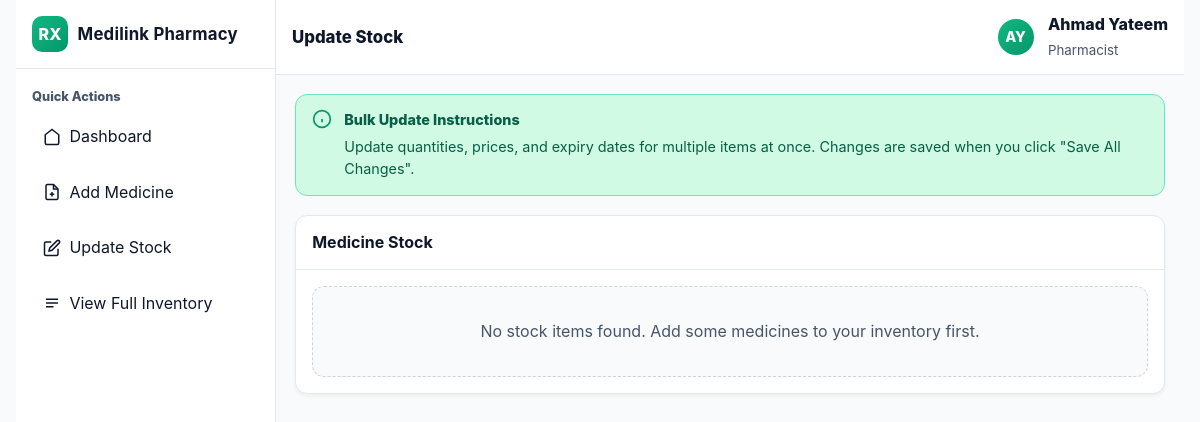
Before: /accounts/pharmacy/update-stock/ (signed in) with the older database file.
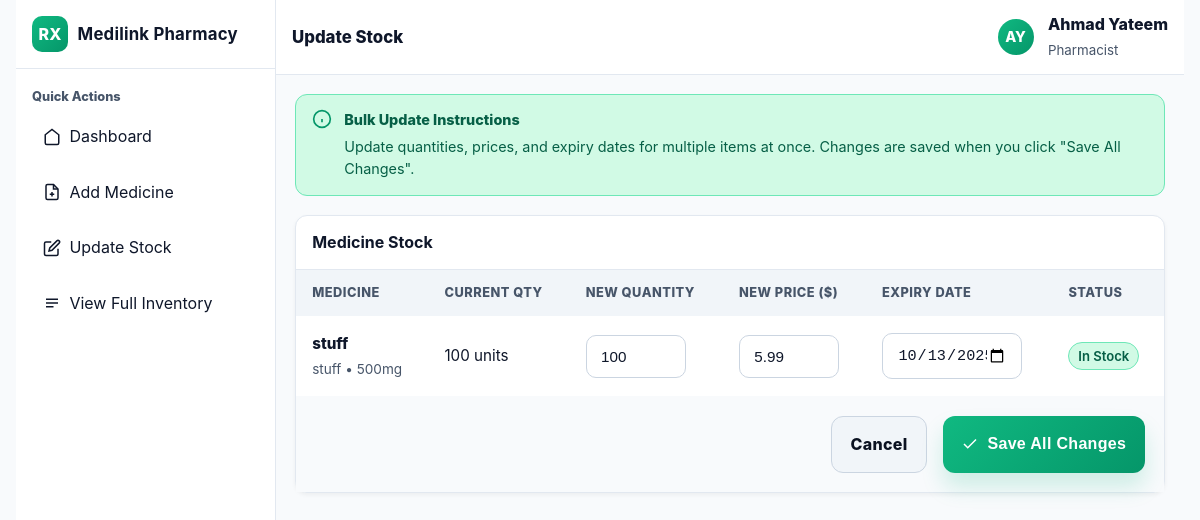
After: the same page with the newer database file.
### accounts/models.py (models this page shows, shortened)
class Stock(models.Model):
    pharmacy = models.ForeignKey(Pharmacy, on_delete=models.CASCADE, related_name="stocks")
    medicine = models.ForeignKey(Medicine, on_delete=models.CASCADE, related_name="stocks")
    expiry_date = models.DateField()
    price = models.DecimalField(max_digits=10, decimal_places=2, validators=[MinValueValidator(0)])
    quantity = models.IntegerField(validators=[MinValueValidator(0)])
    class Meta:
        unique_together = ("pharmacy", "medicine", "expiry_date")

class Medicine(models.Model):
    name = models.CharField(max_length=140)
    dosage_form = models.CharField(max_length=80)
    strength = models.CharField(max_length=80)
    description = models.TextField(blank=True)
    class Meta:
        constraints = [
            models.UniqueConstraint(
                fields=["name", "strength", "dosage_form"],
                name="uq_medicine_name_strength_form",
            )
        ]

### accounts/views.py (the view, shortened to what this page needs)
# urls.py: path('pharmacy/update-stock/', views.update_stock, name='update_stock'),
@login_required
def update_stock(request):
    if request.user.role != User.Role.PHARMACY:
        return render(request, 'accounts/error.html', {
            'message': 'This page is for pharmacies only.'
        })
    try:
        pharmacy = request.user.pharmacy
    except Pharmacy.DoesNotExist:
        pharmacy = Pharmacy.objects.create(
            pharmacy_id=request.user,
            license_number=None,
            address=''
        )
    stocks = Stock.objects.filter(pharmacy=pharmacy).select_related('medicine').order_by('medicine__name')
    all_medicines = Medicine.objects.all().order_by('name')
    return render(request, 'accounts/update_stock.html', {
        'stock_items': stocks,
        'stocks': stocks,
        'all_medicines': all_medicines,
        'pharmacy_name': pharmacy.pharmacy_id.name,
        'pharmacist_name': 'Ahmad Yateem',
    })

### accounts/templates/accounts/update_stock.html (shortened to what the changed rows need)
{% load static %}
<!DOCTYPE html>
<html lang="en">
<head>
  <link rel="stylesheet" href="{% static 'css/styles.css' %}">
</head>
<body>
  <div class="app">
    <aside class="sidebar">
      <div class="brand">
        <h1>Medilink Pharmacy</h1>
      </div>
    </aside>
    <section class="main">
      <div class="content">
        <form method="post">
          <div class="panel">
            <div class="head">
              <h2>Medicine Stock</h2>
            </div>
            <div class="body">
              {% if stock_items %}
                <table class="stock-table">
                  <thead>
                    <tr>
                      <th>Medicine</th>
                      <th>Current Qty</th>
                      <th>New Quantity</th>
                      <th>New Price ($)</th>
                      <th>Expiry Date</th>
                      <th>Status</th>
                    </tr>
                  </thead>
                  <tbody>
                    {% for stock in stock_items %}
                      <tr>
                        <td>
                          <div class="medicine-info">
                            <div class="medicine-name">{{ stock.medicine.name }}</div>
                            <div class="medicine-details">
                              {{ stock.medicine.dosage_form }} • {{ stock.medicine.strength }}
                            </div>
                          </div>
                        </td>
                        <td>{{ stock.quantity }} units</td>
                        <td>
                          <input type="number"
                                 name="quantity_{{ stock.id }}"
                                 class="stock-input"
                                 value="{{ stock.quantity }}"
                                 min="0"
                                 required>
                        </td>
                        <td>
                          <input type="number"
                                 name="price_{{ stock.id }}"
                                 class="stock-input"
                                 value="{{ stock.price }}"
                                 step="0.01"
                                 min="0"
                                 required>
                        </td>
                        <td>
                          <input type="date"
                                 name="expiry_{{ stock.id }}"
                                 class="date-input"
                                 value="{{ stock.expiry_date|date:'Y-m-d' }}"
                                 required>
                        </td>
                        <td>
                          {% if stock.is_expired %}
                            <span class="pill red">Expired</span>
                          {% elif stock.is_expiring_soon %}
                            <span class="pill orange">Expiring Soon</span>
                          {% elif stock.is_low_stock %}
                            <span class="pill orange">Low Stock</span>
                          {% else %}
                            <span class="pill green">In Stock</span>
                          {% endif %}
                        </td>
                      </tr>
                    {% endfor %}
                  </tbody>
                </table>
                <div class="form-actions">
                  <a href="{% url 'pharmacy_home' %}" class="btn btn-secondary">Cancel</a>
                  <button type="submit" class="btn btn-primary">
                    <svg width="18" height="18" viewBox="0 0 24 24" fill="none" stroke="currentColor" stroke-width="2">
                      <polyline points="20 6 9 17 4 12"></polyline>
                    </svg>
                    Save All Changes
                  </button>
                </div>
              {% else %}
                <p class="muted">No stock items found. Add some medicines to your inventory first.</p>
              {% endif %}
            </div>
          </div>
        </form>
      </div>
    </section>
  </div>
</body>
</html>

Changed rows visible on the page:
added Stock: medicine.name "stuff", medicine.dosage_form "stuff", medicine.strength "500mg", quantity "100", price "5.99", expiry_date "10/13/2025"
Other visible differences:
text no longer shown: "No stock items found. Add some medicines to your inventory first."
text now shown: "MEDICINE CURRENT QTY NEW QUANTITY NEW PRICE ($) EXPIRY DATE STATUS Cancel Save All Changes"
